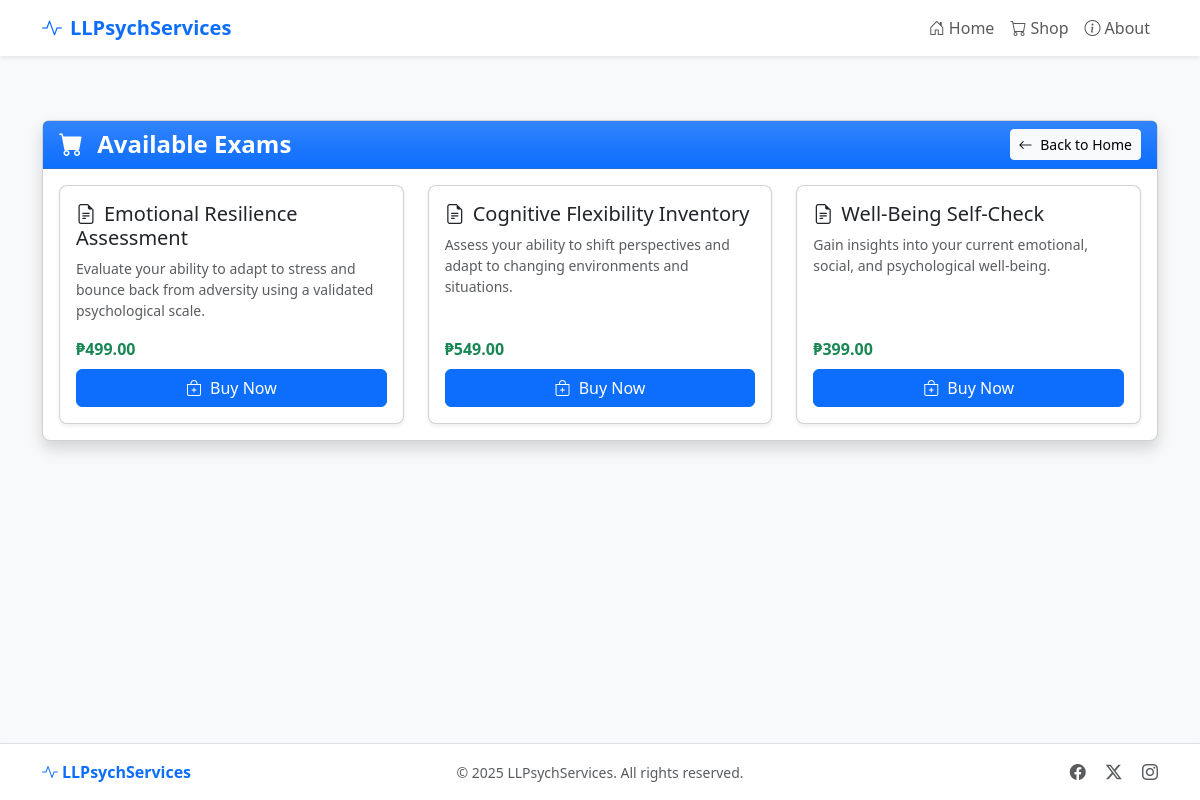
The app's page /shop, older data.
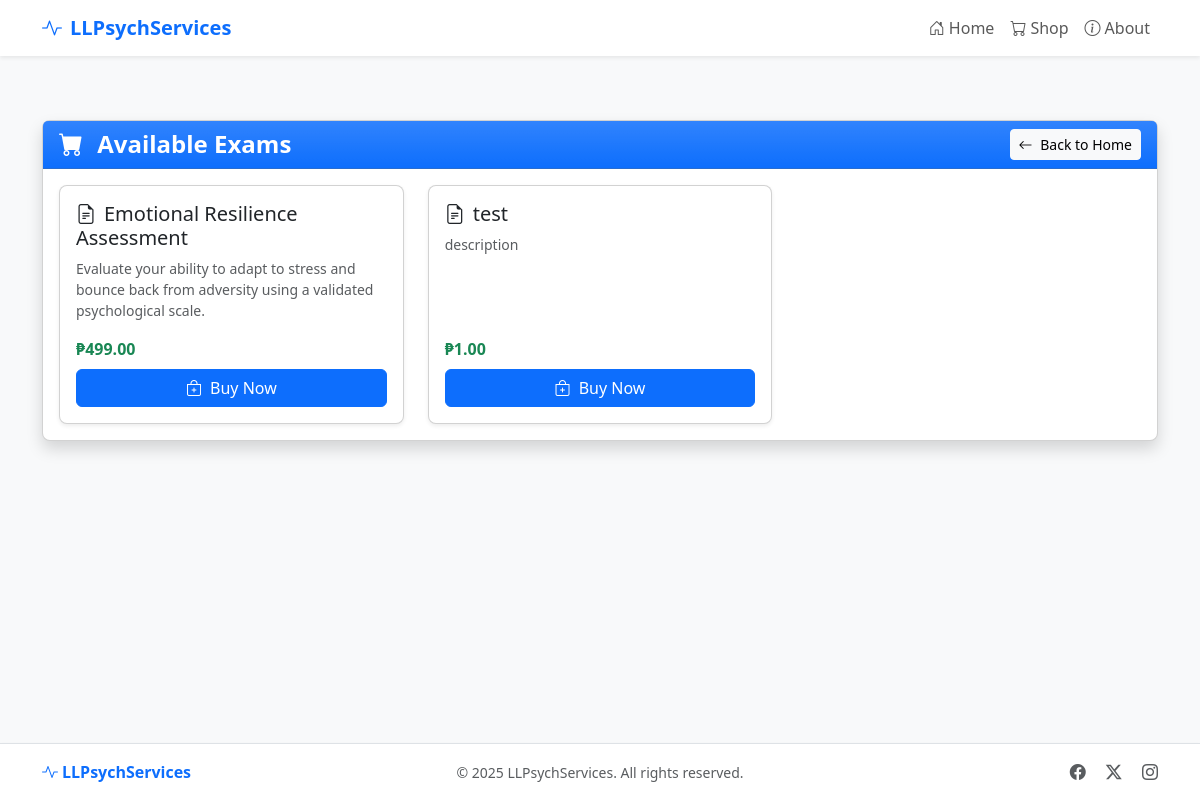
The same page, newer data.
### models.py (models this page shows, shortened)
class Exam(db.Model):
    id = db.Column(db.Integer, primary_key=True)
    title = db.Column(db.String(100), nullable=False)
    exam_type = db.Column(db.String(20))  # 'content' or 'likert'
    description = db.Column(db.Text, nullable=False)
    price = db.Column(db.Float, nullable=False)
    content = db.Column(db.Text, nullable=False)
    questions = db.Column(db.Text, nullable=True)  # Stored as JSON
    exam_type = db.Column(db.String(20), default='content')  # 'content' or 'likert'
    created_at = db.Column(db.DateTime, default=datetime.utcnow)
    scoring_rules = db.Column(db.Text, nullable=True)

### routes/main.py (the view)
@main_bp.route('/shop')
def shop():
    exams = Exam.query.all()
    return render_template('shop.html', exams=exams)

### templates/shop.html (shortened to what this page needs)
{% extends 'base.html' %}
{% block content %}
<div class="container py-3 py-md-4">
  <div class="row justify-content-center">
    <div class="col-12">
      <div class="card shadow">
        <div class="card-header bg-primary bg-gradient text-white">
          <div class="d-flex flex-column flex-sm-row justify-content-between align-items-start align-items-sm-center">
            <h1 class="h4 mb-2 mb-sm-0 fw-bold">
              <i class="bi bi-cart-fill me-2"></i> Available Exams
            </h1>
            <a href="{{ url_for('main.index') }}" class="btn btn-light btn-sm">
              <i class="bi bi-arrow-left me-1"></i> Back to Home
            </a>
          </div>
        </div>
        <div class="card-body">
          <div class="row row-cols-1 row-cols-md-3 g-4">
            {% for exam in exams %}
            <div class="col">
              <div class="card h-100 shadow-sm">
                <div class="card-body d-flex flex-column">
                  <h5 class="card-title">
                    <i class="bi bi-file-earmark-text me-2"></i>{{ exam.title }}
                  </h5>
                  <p class="card-text text-muted small">{{ exam.description }}</p>
                  <div class="mt-auto">
                    <p class="fw-bold mb-2 text-success">
                      ₱{{ "%.2f"|format(exam.price) }}
                    </p>
                    <a href="{{ url_for('payment.buy', exam_id=exam.id) }}" class="btn btn-primary w-100">
                      <i class="bi bi-bag-plus me-1"></i> Buy Now
                    </a>
                  </div>
                </div>
              </div>
            </div>
            {% endfor %}
          </div>
        </div>
      </div>
    </div>
  </div>
</div>
{% endblock %}

Row changes from the older to the newer data that the page shows:
removed Exam: title "Cognitive Flexibility Inventory", description "Assess your ability to shift perspectives and adapt to changing environments and situations.", price "549.00"
removed Exam: title "Well-Being Self-Check", description "Gain insights into your current emotional, social, and psychological well-being.", price "399.00"
added Exam: title "test", description "description", price "1.00"
